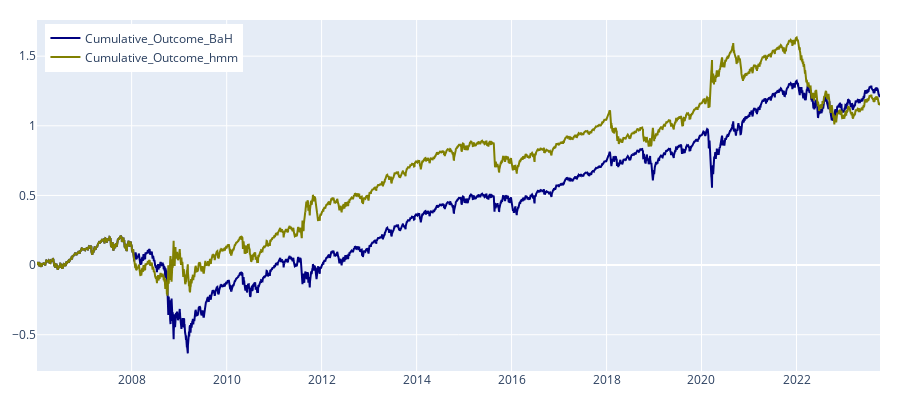

The code cell stored with this chart in its notebook:
### Code cell
fig = go.Figure()
 
fig.add_trace(go.Line(x=prices_with_states.index, y=prices_with_states["Cumulative_Outcome_BaH"], 
                      name = 'Cumulative_Outcome_BaH', line_color = 'navy'))
 
fig.add_trace(go.Line(x= prices_with_states.index, y=prices_with_states['Cumulative_Outcome_hmm'], 
                      name = 'Cumulative_Outcome_hmm', line_color = 'olive'))
 
fig.update_layout(height=400, width=900, legend=dict(
    yanchor="top", y=0.99, xanchor="left",x=0.01), 
    margin=dict(l=20, r=20, t=20, b=20))
 
fig.show()

### Figure 1 — Plotly figure (JSON) as saved in the notebook; plotly's stock layout.template omitted (floating-point values rounded to 4 significant figures; data arrays with more than 128 entries replaced by an {"elided": "..."} marker saying what was removed)
{"data": [{"line": {"color": "navy"}, "name": "Cumulative_Outcome_BaH", "type": "scatter", "x": {"elided": "4488 str values"}, "y": {"elided": "4488 float values"}}, {"line": {"color": "olive"}, "name": "Cumulative_Outcome_hmm", "type": "scatter", "x": {"elided": "4488 str values"}, "y": {"elided": "4488 float values"}}], "layout": {"height": 400, "legend": {"x": 0.01, "xanchor": "left", "y": 0.99, "yanchor": "top"}, "margin": {"b": 20, "l": 20, "r": 20, "t": 20}, "width": 900}}
